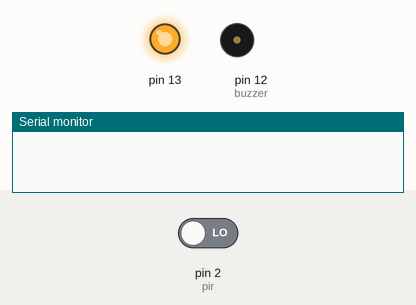
This sketch was run on a simulated Arduino Uno, built with avr-gcc and run on an emulated ATmega328P. Parts: output pins drawn as LEDs (lit = HIGH), buzzer (waves = sounding, pin HIGH), the last lines printed to the serial monitor. The test bench sets the inputs (shaded band); at power-on: pin 2 (pir) LOW.

Above: at 1.2 s.
1.3 s: pin 2 (pir) driven HIGH
At 2.5 s:
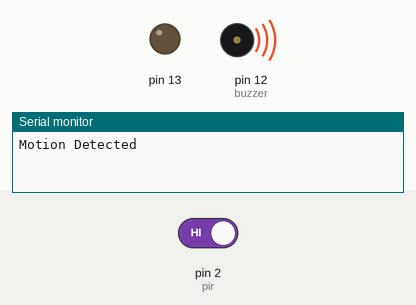
2.8 s: pin 2 (pir) driven LOW
At 3.7 s:
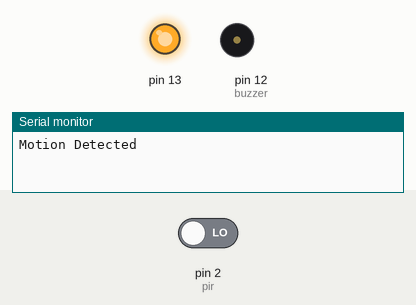
Timing chart, 0 to 5.8 s (numbered marks = the images above; inputs shaded):
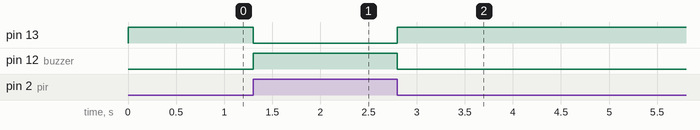

The sketch:

Task2.2.ino
```cpp
int pir=2;
int buzzer=12;
void setup() {
  // put your setup code here, to run once:
  pinMode(pir,INPUT);
   pinMode(buzzer,OUTPUT);
  pinMode(13,OUTPUT);
  digitalWrite(13,HIGH);
  Serial.begin(9600);
  attachInterrupt(digitalPinToInterrupt(pir),Act,CHANGE);
}

void loop()
{
  delay(500);
}
void Act()
{
  if(digitalRead(pir)==HIGH){
    Serial.println("Motion Detected");
    digitalWrite(13,LOW);
  digitalWrite(buzzer,HIGH);
  }
  else{
    digitalWrite(buzzer,LOW);
        digitalWrite(13,HIGH);
  }
}
```

Measured:
- after the input at 1.3 s, pin 13: HIGH → LOW at once; pin 12 (buzzer): LOW → HIGH at once
- after the input at 2.8 s, pin 13: LOW → HIGH at once; pin 12 (buzzer): HIGH → LOW at once
